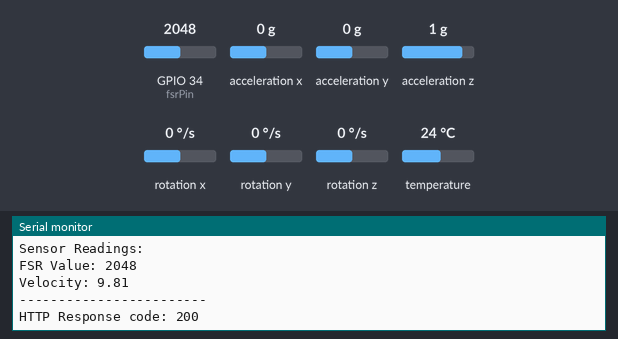
The sketch below on a simulated ESP32. Shown: the last lines printed to the serial monitor. The inputs (shaded band) are chosen by the test bench; at power-on: acceleration x 0 g, GPIO 34 (fsrPin) = 2048, acceleration y 0 g, acceleration z 1 g, rotation x 0 °/s, rotation y 0 °/s, rotation z 0 °/s, temperature 24 °C. WiFi joins after 1.5 s; servers stay silent unless stated; uploads are accepted with an empty reply.

Above: at 2.7 s.
2.8 s: acceleration x set to -1.4 g
At 2.87 s:
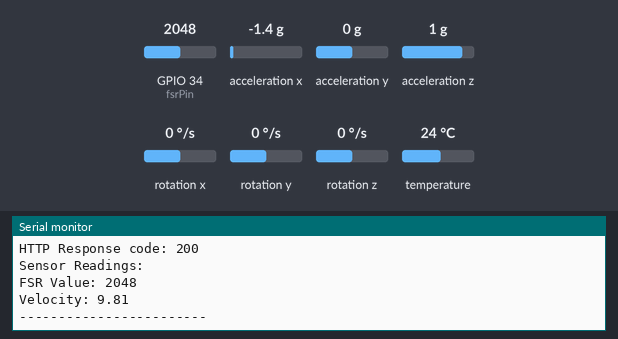
4.5 s: GPIO 34 (fsrPin) set to 2866
At 6.0 s:
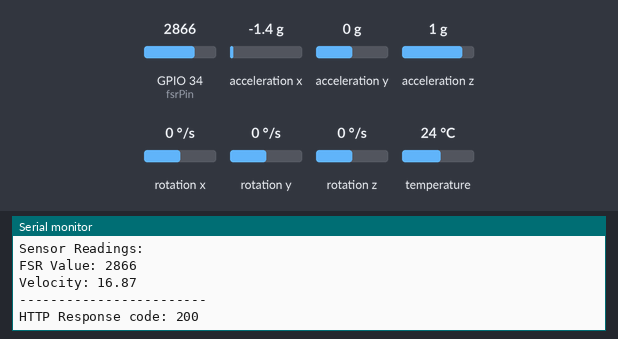
6.2 s: acceleration y set to -1.4 g
At 7.3 s:
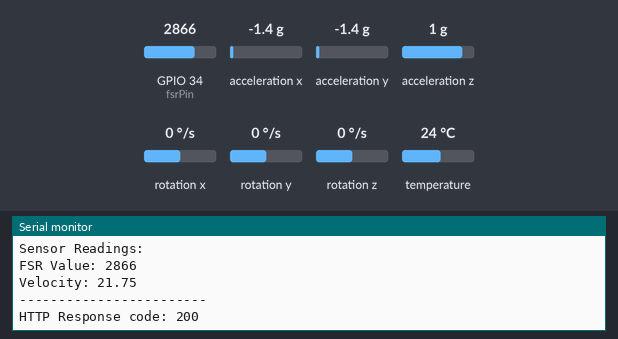
7.9 s: acceleration z set to -1.4 g
At 9.4 s:
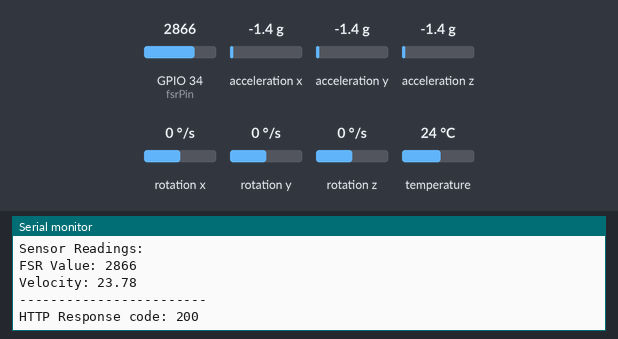
9.6 s: GPIO 34 (fsrPin) set to 3972
At 10.09 s:
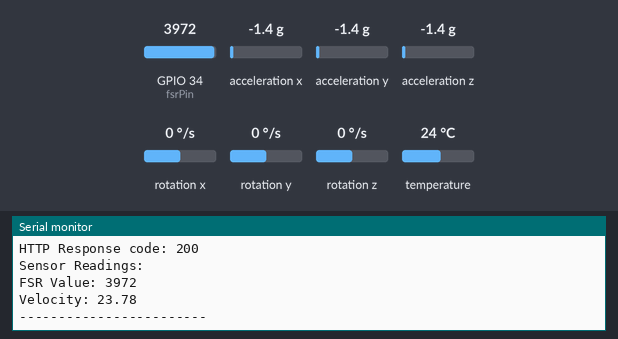
Timing chart, 0 to 12.3 s (numbered marks = the images above; inputs shaded):
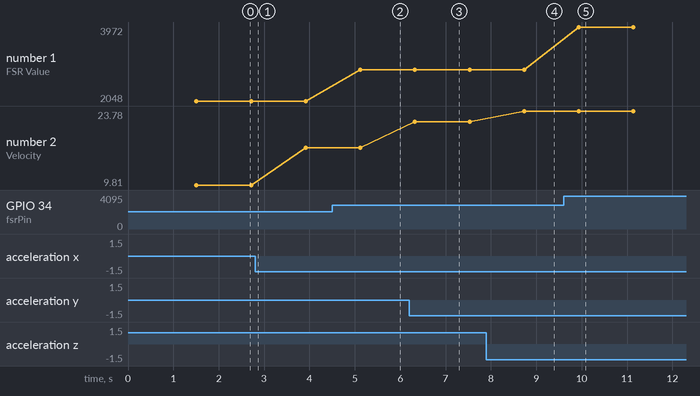

Measured:
- after the input at 4.5 s, the serial monitor: prints a new line after 0.62 s (image 2)
- after the input at 6.2 s, the serial monitor: prints a new line after 0.12 s (image 3)
- after the input at 7.9 s, the serial monitor: prints a new line after 0.83 s (image 4)
- after the input at 9.6 s, the serial monitor: prints a new line after 0.34 s (image 5)
- plotted number 1: 2048 → 2866 after the input at 4.5 s, 2866 → 3972 after the input at 9.6 s
- plotted number 2: 9.81 → 16.87 after the input at 2.8 s, 16.87 → 21.75 after the input at 6.2 s, 21.75 → 23.78 after the input at 7.9 s

The sketch:

esp32FINALFINAL.ino
```cpp
#include <WiFi.h>
#include <HTTPClient.h>
#include <Wire.h>
#include <Adafruit_MPU6050.h>
#include <Adafruit_Sensor.h>
#include <math.h>

// Wi-Fi credentials
const char* ssid = "changdol";
const char* password = "12345678";

// Server PHP script URL
const char* serverName = "http://172.20.10.11/FINALYEARPLEASEUSETHISFILE/insert_sensor_data.php";

// Sensor setup
Adafruit_MPU6050 mpu;
const int fsrPin = 34;

void setup() {
  Serial.begin(115200);

  // Connect to WiFi
  Serial.print("Connecting to WiFi");
  WiFi.begin(ssid, password);
  while (WiFi.status() != WL_CONNECTED) {
    delay(500);
    Serial.print(".");
  }
  Serial.println("\nConnected to WiFi!");
  Serial.println("IP Address: " + WiFi.localIP().toString());

  // Initialize MPU6050
  Wire.begin(21, 22); // SDA, SCL
  if (!mpu.begin()) {
    Serial.println("Failed to find MPU6050 chip");
    while (1) delay(10);
  }
  Serial.println("MPU6050 initialized!");

  mpu.setAccelerometerRange(MPU6050_RANGE_8_G);
  mpu.setGyroRange(MPU6050_RANGE_500_DEG);
  mpu.setFilterBandwidth(MPU6050_BAND_21_HZ);
}

void loop() {
  // Read FSR
  int fsrValue = analogRead(fsrPin);

  // Read MPU6050
  sensors_event_t a, g, temp;
  mpu.getEvent(&a, &g, &temp);

  // Compute velocity as magnitude of acceleration vector
  float velocity = sqrt(
    a.acceleration.x * a.acceleration.x +
    a.acceleration.y * a.acceleration.y +
    a.acceleration.z * a.acceleration.z
  );

  // Display data
  Serial.println("Sensor Readings:");
  Serial.print("FSR Value: "); Serial.println(fsrValue);
  Serial.print("Velocity: "); Serial.println(velocity);
  Serial.println("------------------------");

  // Reconnect WiFi if disconnected
  if (WiFi.status() != WL_CONNECTED) {
    Serial.println("WiFi Disconnected. Reconnecting...");
    WiFi.begin(ssid, password);
    delay(2000);
  }

  // Send data
  if (WiFi.status() == WL_CONNECTED) {
    HTTPClient http;
    http.begin(serverName);
    http.addHeader("Content-Type", "application/x-www-form-urlencoded");

    String postData = "fsr=" + String(fsrValue) +
                      "&acc_x=" + String(a.acceleration.x) +
                      "&acc_y=" + String(a.acceleration.y) +
                      "&acc_z=" + String(a.acceleration.z) +
                      "&gyro_x=" + String(g.gyro.x) +
                      "&gyro_y=" + String(g.gyro.y) +
                      "&gyro_z=" + String(g.gyro.z) +
                      "&velocity=" + String(velocity);

    int httpResponseCode = http.POST(postData);
    Serial.print("HTTP Response code: ");
    Serial.println(httpResponseCode);
    http.end();
  } else {
    Serial.println("Cannot send data: No WiFi");
  }

  delay(1000);
}
```
